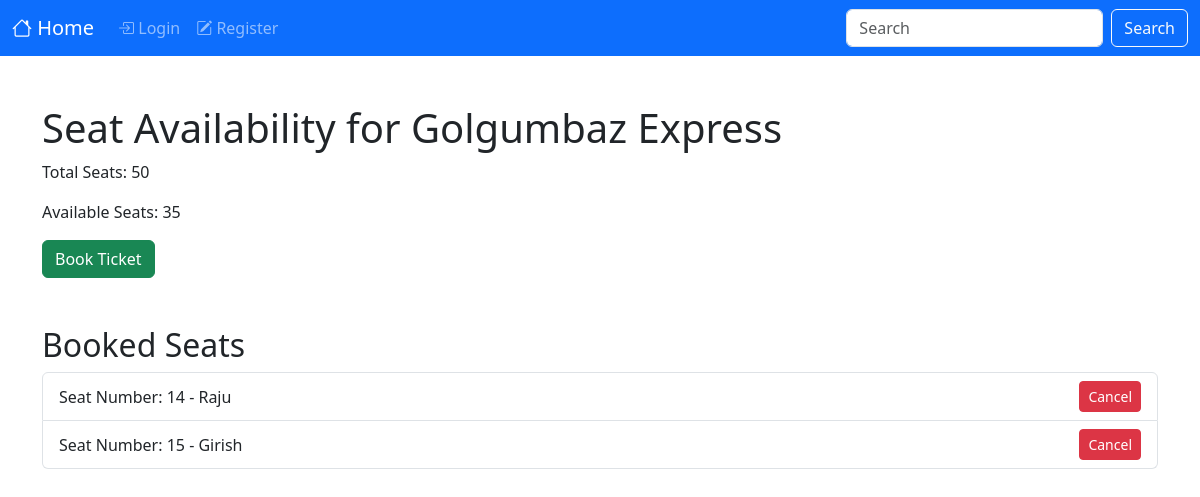
Screenshot of /check_seat_availability/1/ with the database file from the repository.
### enquiry/models.py (models this page shows, shortened)
class Train(models.Model):
    SEAT_CATEGORY_CHOICES = [
        ('SL', 'Sleeper'),
        ('FC', 'First Class'),
        ('SC', 'Second Class'),
        ('1T', '1st Tier'),
    ]
    STATUS_CHOICES = [
        ('On Time', 'On Time'),
        ('Delayed', 'Delayed'),
        ('Cancelled', 'Cancelled'),
    ]
    train_number = models.CharField(max_length=10, unique=True)
    name = models.CharField(max_length=100)
    source = models.CharField(max_length=100)
    destination = models.CharField(max_length=100)
    departure_time = models.TimeField()
    arrival_time = models.TimeField()
    total_seats = models.PositiveIntegerField(default=50)
    available_seats = models.PositiveIntegerField(default=50)
    is_cancelled = models.BooleanField(default=False)
    sleeper_price = models.DecimalField(max_digits=8, decimal_places=2, default=100)
    first_class_price = models.DecimalField(max_digits=8, decimal_places=2, default=200)
    second_class_price = models.DecimalField(max_digits=8, decimal_places=2, default=150)
    first_tier_price = models.DecimalField(max_digits=8, decimal_places=2, default=300)
    status = models.CharField(max_length=20, choices=STATUS_CHOICES, default='On Time')

class Booking(models.Model):
    train = models.ForeignKey(Train, on_delete=models.CASCADE)
    passenger_name = models.CharField(max_length=100)
    email = models.EmailField()
    seat_number = models.PositiveIntegerField()
    booking_date = models.DateTimeField(auto_now_add=True)
    is_cancelled = models.BooleanField(default=False)

### enquiry/views.py (the view)
# urls.py: path('check_seat_availability/<int:train_id>/', views.check_seat_availability, name='check_seat_availability'),
def check_seat_availability(request, train_id):
    train = get_object_or_404(Train, id=train_id)
    bookings = Booking.objects.filter(train=train)
    return render(request, 'enquiry/seat_availability.html', {'train': train, 'bookings': bookings})

### enquiry/templates/enquiry/seat_availability.html (shortened to what this page needs)
<!DOCTYPE html>
<html lang="en">
<head>
    <link href="https://cdn.jsdelivr.net/npm/bootstrap@5.0.2/dist/css/bootstrap.min.css" rel="stylesheet">
    <link href="https://cdn.jsdelivr.net/npm/bootstrap@5.3.0/dist/css/bootstrap.min.css" rel="stylesheet">
    <link rel="stylesheet" href="https://cdn.jsdelivr.net/npm/bootstrap-icons@1.10.5/font/bootstrap-icons.css">
</head>
<body>
<nav class="navbar navbar-expand-lg navbar-dark bg-primary">
    <div class="container-fluid">
        <a href="{% url 'index' %}" class="navbar-brand">
            <i class="bi bi-house"></i> Home
        </a>
        <div class="collapse navbar-collapse" id="navbarCollapse2">
            <div class="navbar-nav">
                {% if user.is_authenticated %}
                <a href="{% url 'booked_tickets' %}" class="nav-item nav-link">
                    <i class="bi bi-ticket-perforated"></i> Booked Tickets
                </a>
                <a href="{% url 'search_trains' %}" class="nav-item nav-link">
                    <i class="bi bi-search"></i> Search Trains
                </a>
                <a href="{% url 'train_portfolio' %}" class="nav-item nav-link">
                    <i class="bi bi-speedometer2"></i> Train Portfolio
                </a>
                <a href="{% url 'contact' %}" class="nav-item nav-link">
                    <i class="bi bi-envelope"></i> Contact
                </a>
                {% else %}
                <a href="{% url 'login' %}" class="nav-item nav-link">
                    <i class="bi bi-box-arrow-in-right"></i> Login
                </a>
                <a href="{% url 'register' %}" class="nav-item nav-link">
                    <i class="bi bi-pencil-square"></i> Register
                </a>
                {% endif %}
            </div>
            <form class="d-flex ms-auto">
                <input type="text" class="form-control me-sm-2" placeholder="Search">
                <button type="submit" class="btn btn-outline-light">
                    Search
                </button>
            </form>
        </div>
    </div>
</nav>
<div class="container">
    <h1 class="mt-5">Seat Availability for {{ train.name }}</h1>
    <p>Total Seats: {{ train.total_seats }}</p>
    <p>Available Seats: {{ train.available_seats }}</p>
    {% if train.available_seats > 0 %}
    <a href="{% url 'book_ticket' train.id %}" class="btn btn-success">Book Ticket</a>
    {% else %}
    <p class="text-danger">No seats available.</p>
    {% endif %}
    <h2 class="mt-5">Booked Seats</h2>
    {% if bookings %}
    <ul class="list-group">
        {% for booking in bookings %}
        <li class="list-group-item d-flex justify-content-between align-items-center">
            <div>
                Seat Number: {{ booking.seat_number }} - {{ booking.passenger_name }}
            </div>
            <div>
                <a href="{% url 'cancel_booking' booking.id %}" class="btn btn-danger btn-sm">Cancel</a>
            </div>
        </li>
        {% endfor %}
    </ul>
    {% else %}
    <p>No seats booked yet.</p>
    {% endif %}
</div>
</body>
</html>

### rows the page displays
Train: name "Golgumbaz Express", total_seats "50", available_seats "35"
Booking: seat_number "14", passenger_name "Raju"
Booking: seat_number "15", passenger_name "Girish"
